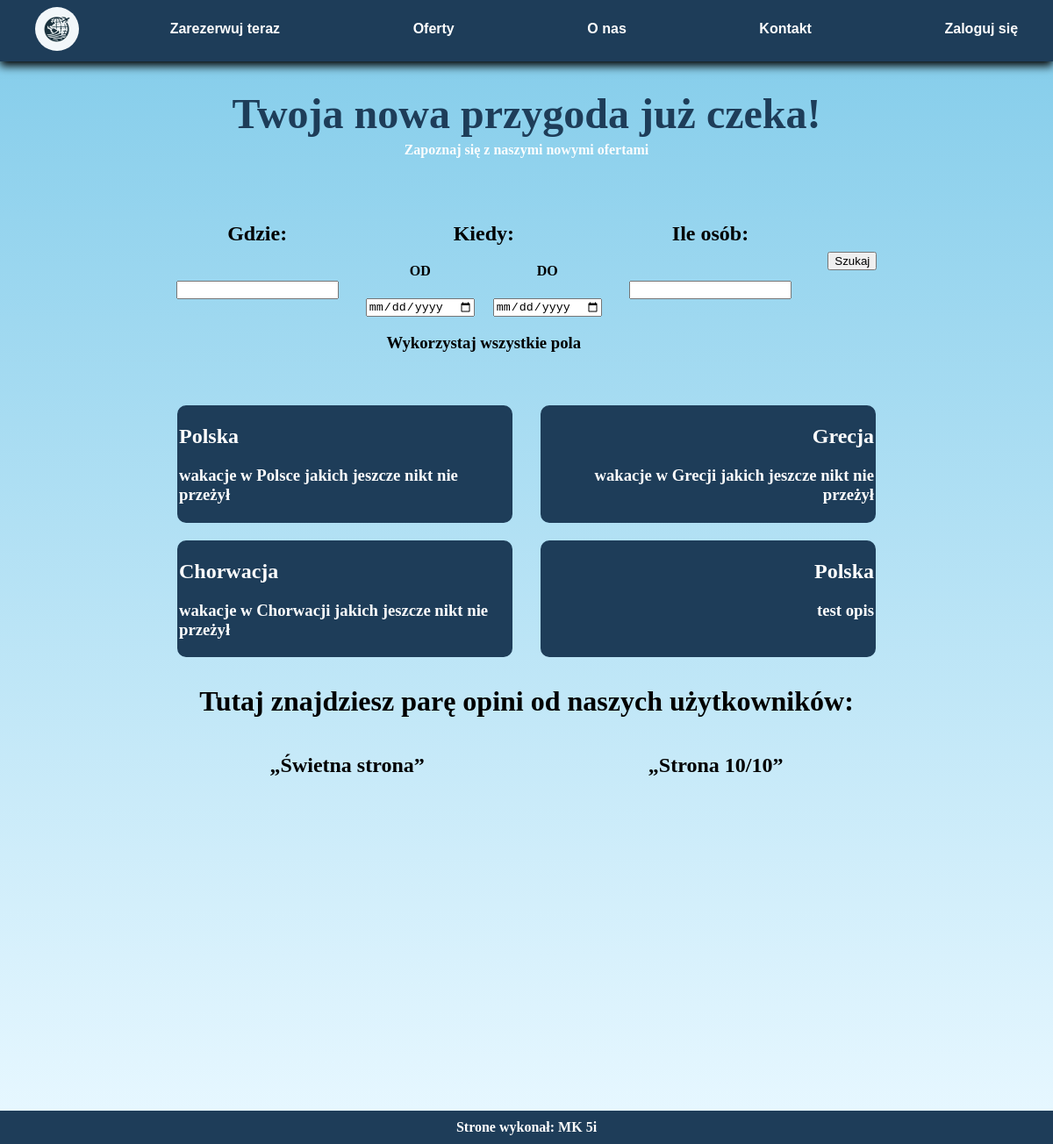
The page /main_page.php on the database as committed earlier.
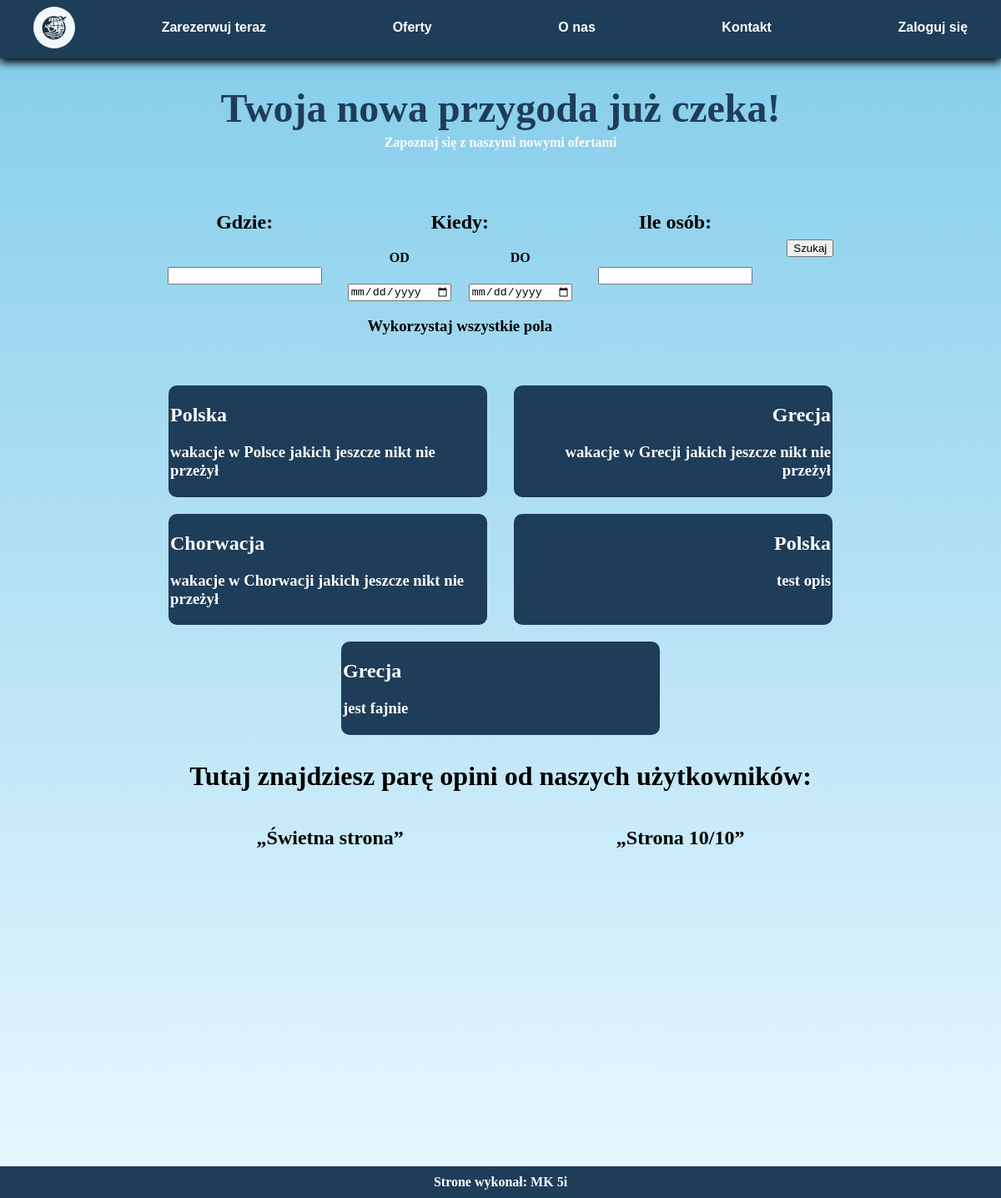
The same page on the database as committed later.
### tables this page shows
CREATE TABLE `oferty` (
  `id_oferty` int(11) NOT NULL,
  `id_kraj` int(11) DEFAULT NULL,
  `opis` varchar(255) DEFAULT NULL,
  `daty` date DEFAULT NULL,
  `cena` float NOT NULL
);

CREATE TABLE `kraje` (
  `ID_kraje` int(11) NOT NULL,
  `Nazwa` char(30) DEFAULT NULL
);

CREATE TABLE `users` (
  `id_user` int(11) NOT NULL,
  `name` varchar(50) DEFAULT NULL,
  `pass` varchar(15) DEFAULT NULL,
  `e_mail` varchar(30) NOT NULL,
  `opinie` varchar(255) DEFAULT NULL
);

### main_page.php (the view, shortened to what this page needs)
<?php
include 'server_connection.php';
?>
<!DOCTYPE html>
<html lang="pl">
<head>
    <link rel="stylesheet" href="style.css">
</head>
<body>
    <header>
        <div class="baner">
            <div class="logo">
                <a href="main_page.php">
                    <img src="logo.jpeg" alt="logo" width="50px">
                </a>
            </div>
            <nav class="navbar">
                <ul>
                    <li><a href="#book_now">Zarezerwuj teraz</a></li>
                    <li><a href="#offers">Oferty</a></li>
                    <li><a href="#about_us">O nas</a></li>
                    <li><a href="#contact">Kontakt</a></li>
                    <li><a href="login.php">Zaloguj się</a></li>
                </ul>
            </nav>
        </div>
    </header>
    <main>
        <div class="heading" id="book_now">
            <h1>Twoja nowa przygoda już czeka!</h1>
            <h4><a href="#offers">Zapoznaj się z naszymi nowymi ofertami</a></h4>
        </div>
        <div class="search">
            <form action="tickets.php" method="post">
                <div class="where">
                    <h2>Gdzie:</h2>
                </div>
                <div class="where_input">
                    <input type="text" name="destination" id="destination_input" list="country">
                </div>
                <div class="when">
                    <h2>Kiedy:</h2>
                </div>
                <div class="when_input">
                    <label for="when_start">
                        <h4>OD</h4>
                        <input type="date" name="when_start">
                    </label>
                    <label for="when_end">
                        <h4>DO</h4>
                        <input type="date" name="when_end">
                    </label>
                </div>
                <div class="how_many">
                    <h2>Ile osób:</h2>
                </div>
                <div class="how_many_input">
                    <input type="number" name="people" id="people">
                </div>
                <div class="search_btn_container">
                    <input type="submit" value="Szukaj" class="search_btn">
                </div>
                <?php
                if(empty($_POST['when_start']) || empty($_POST['when_end']) || empty($_POST['destination'] || empty($_POST['people']))){
                    echo "<h3 class='alert'>Wykorzystaj wszystkie pola</h3>";
                }else{
                    $_SESSION['ticket'] = 'true';
                    header("Location:tickets.php");
                    exit();
                }
                ?>
            </form>
        </div>
        <div class="offers" id="offers">
            <?php
            $offers = mysqli_query($conn, "SELECT * FROM oferty;");
            while($offer = mysqli_fetch_array($offers)){
                $kraj = mysqli_fetch_row(mysqli_query($conn,"SELECT Nazwa FROM kraje WHERE ID_kraje = $offer[id_kraj]"));
                echo "<div class='offer'><h2>".$kraj[0]."</h2><h3>".$offer['opis']."</h3></div>";
            }
            ?>
        </div>
        <div class="quotes" id="about_us">
            <h1>Tutaj znajdziesz parę opini od naszych użytkowników:</h1>
            <?php
                $opinie = mysqli_query($conn, "SELECT users.opinie FROM users WHERE users.id_user>2;");
                while($opinia = mysqli_fetch_row($opinie)){
                    echo "<div class='opinion'><h2><q>$opinia[0]</q></h2></div>";
                }
            ?>
        </div>
        <br><br><br><br><br><br><br><br><br><br><br><br><br><br><br><br><br><br><br><br>
    </main>
    <footer>
        <div class="contact" id="contact">
           <h4>Strone wykonał: MK 5i</h4>
        </div>
    </footer>
</body>
</html>

Rows that differ between the two databases and show on the page:
added oferty: id_kraj.Nazwa "Grecja", opis "jest fajnie"
